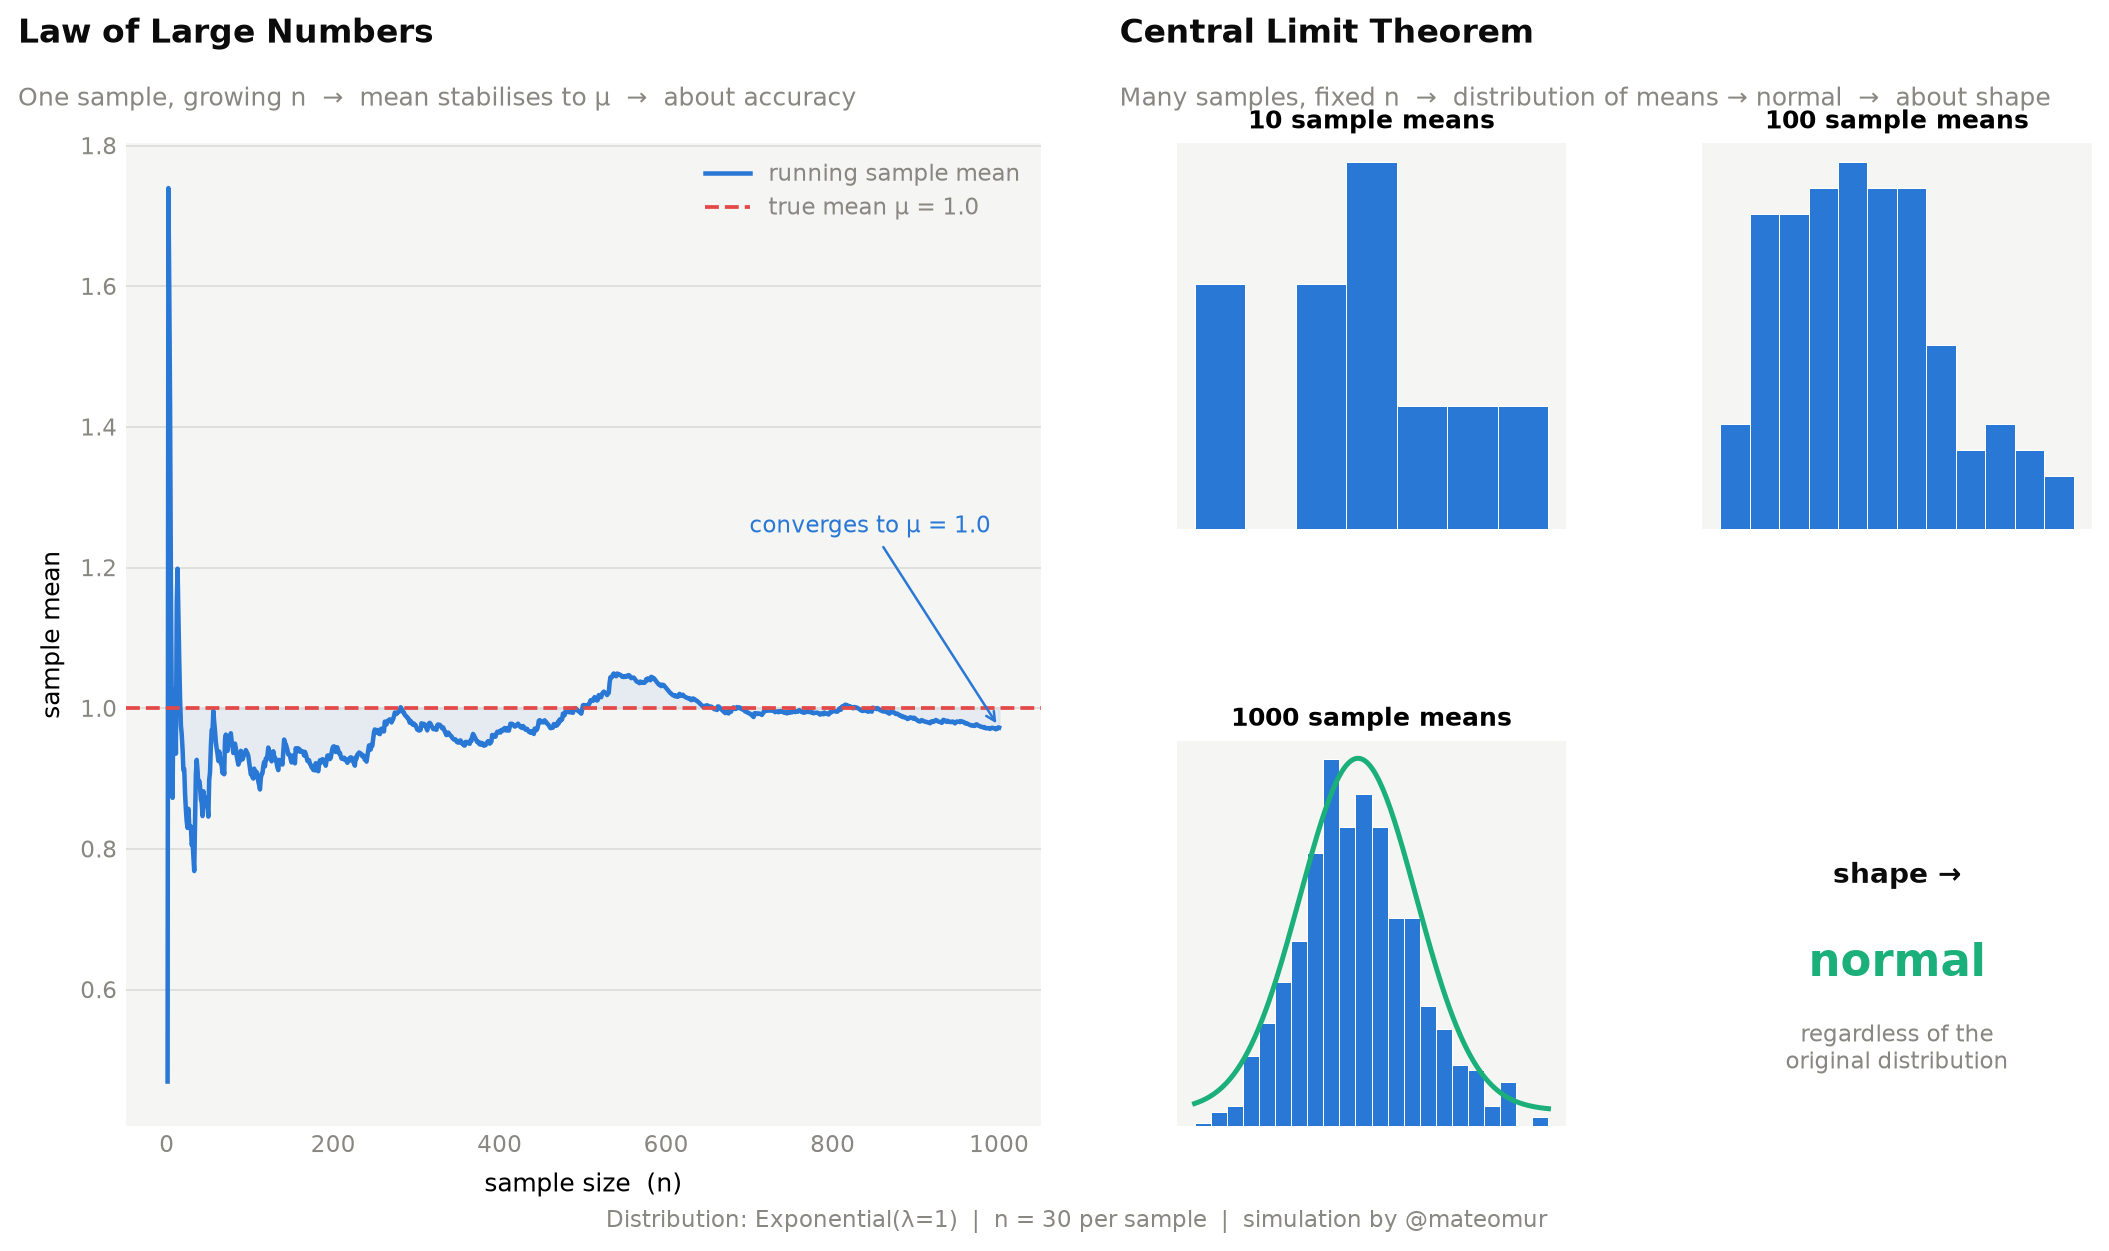

This figure's Python source:
import numpy as np
import matplotlib.pyplot as plt
import matplotlib.gridspec as gridspec

np.random.seed(123)

# --- distribution: exponential (skewed, makes CLT effect dramatic) ---
def draw_samples(n):
    return np.random.exponential(scale=1.0, size=n)

TRUE_MEAN = 1.0
N_PER_SAMPLE = 30

# --- LLN data ---
max_n = 1000
cumulative = np.cumsum(draw_samples(max_n)) / np.arange(1, max_n + 1)

# --- CLT data ---
means_10   = [draw_samples(N_PER_SAMPLE).mean() for _ in range(10)]
means_100  = [draw_samples(N_PER_SAMPLE).mean() for _ in range(100)]
means_1000 = [draw_samples(N_PER_SAMPLE).mean() for _ in range(1000)]

# --- style ---
BLUE   = "#2a78d6"
RED    = "#e34948"
GREEN  = "#1baf7a"
GRAY   = "#898781"
BG     = "#ffffff"
LIGHT  = "#f5f5f3"

plt.rcParams.update({
    "font.family": "sans-serif",
    "axes.spines.top": False,
    "axes.spines.right": False,
    "axes.spines.left": False,
    "axes.spines.bottom": False,
    "axes.facecolor": LIGHT,
    "figure.facecolor": BG,
    "xtick.color": GRAY,
    "ytick.color": GRAY,
    "xtick.labelsize": 9,
    "ytick.labelsize": 9,
    "axes.labelsize": 10,
    "axes.titlesize": 12,
    "axes.titleweight": "bold",
    "axes.titlepad": 10,
})

fig = plt.figure(figsize=(12, 7))
fig.patch.set_facecolor(BG)

gs = gridspec.GridSpec(
    2, 4,
    figure=fig,
    hspace=0.55,
    wspace=0.35,
    left=0.06, right=0.97,
    top=0.88, bottom=0.10
)

# ── section labels ──────────────────────────────────────────────────────────
fig.text(0.01, 0.96, "Law of Large Numbers", fontsize=13, fontweight="bold", color="#0b0b0b")
fig.text(0.01, 0.91, "One sample, growing n  →  mean stabilises to μ  →  about accuracy",
         fontsize=10, color=GRAY)

fig.text(0.52, 0.96, "Central Limit Theorem", fontsize=13, fontweight="bold", color="#0b0b0b")
fig.text(0.52, 0.91, "Many samples, fixed n  →  distribution of means → normal  →  about shape",
         fontsize=10, color=GRAY)

# ── LLN plot ────────────────────────────────────────────────────────────────
ax_lln = fig.add_subplot(gs[:, :2])
ax_lln.set_facecolor(LIGHT)

ax_lln.plot(np.arange(1, max_n + 1), cumulative,
            color=BLUE, lw=1.8, label="running sample mean")
ax_lln.axhline(TRUE_MEAN, color=RED, lw=1.5, ls="--", label=f"true mean μ = {TRUE_MEAN}")

ax_lln.fill_between(np.arange(1, max_n + 1), cumulative, TRUE_MEAN,
                    alpha=0.08, color=BLUE)

ax_lln.set_xlabel("sample size  (n)", labelpad=6)
ax_lln.set_ylabel("sample mean", labelpad=6)
ax_lln.tick_params(length=0)
ax_lln.grid(axis="y", color="#ddddd8", lw=0.7)

leg = ax_lln.legend(fontsize=9, frameon=False, loc="upper right")
for text in leg.get_texts():
    text.set_color(GRAY)

# annotation
ax_lln.annotate(
    f"converges to μ = {TRUE_MEAN}",
    xy=(max_n, cumulative[-1]),
    xytext=(700, TRUE_MEAN + 0.25),
    fontsize=9, color=BLUE,
    arrowprops=dict(arrowstyle="->", color=BLUE, lw=1),
)

# ── CLT histograms ───────────────────────────────────────────────────────────
clt_configs = [
    (gs[0, 2], means_10,   "10 sample means",   7),
    (gs[0, 3], means_100,  "100 sample means",  12),
    (gs[1, 2], means_1000, "1000 sample means", 22),
]

for spec, data, title, bins in clt_configs:
    ax = fig.add_subplot(spec)
    ax.set_facecolor(LIGHT)
    ax.hist(data, bins=bins, color=BLUE, edgecolor=BG, linewidth=0.4)
    ax.set_title(title, fontsize=10, fontweight="bold", pad=6)
    ax.tick_params(length=0)
    ax.set_yticks([])
    ax.set_xticks([])
    ax.grid(axis="y", color="#ddddd8", lw=0.5)

# normal curve overlay on 1000 means
from scipy.stats import norm as sp_norm
ax_1000 = fig.axes[-1]
mu_m, std_m = np.mean(means_1000), np.std(means_1000)
x_norm = np.linspace(min(means_1000), max(means_1000), 200)
y_norm = sp_norm.pdf(x_norm, mu_m, std_m)
ax_1000_twin = ax_1000.twinx()
ax_1000_twin.plot(x_norm, y_norm, color=GREEN, lw=2)
ax_1000_twin.set_yticks([])
ax_1000_twin.spines[:].set_visible(False)

# ── "shape converges" label in bottom-right ──────────────────────────────────
ax_note = fig.add_subplot(gs[1, 3])
ax_note.set_facecolor(BG)
ax_note.axis("off")
ax_note.text(0.5, 0.65, "shape →", ha="center", va="center",
             fontsize=11, fontweight="bold", color="#0b0b0b")
ax_note.text(0.5, 0.42, "normal", ha="center", va="center",
             fontsize=18, fontweight="bold", color=GREEN)
ax_note.text(0.5, 0.20,
             "regardless of the\noriginal distribution",
             ha="center", va="center", fontsize=9, color=GRAY)

# ── footer ───────────────────────────────────────────────────────────────────
fig.text(
    0.5, 0.02,
    "Distribution: Exponential(λ=1)  |  n = 30 per sample  |  simulation by @mateomur",
    ha="center", fontsize=9, color=GRAY
)

plt.savefig("lln_vs_clt.png", dpi=180, bbox_inches="tight")
print("saved.")
